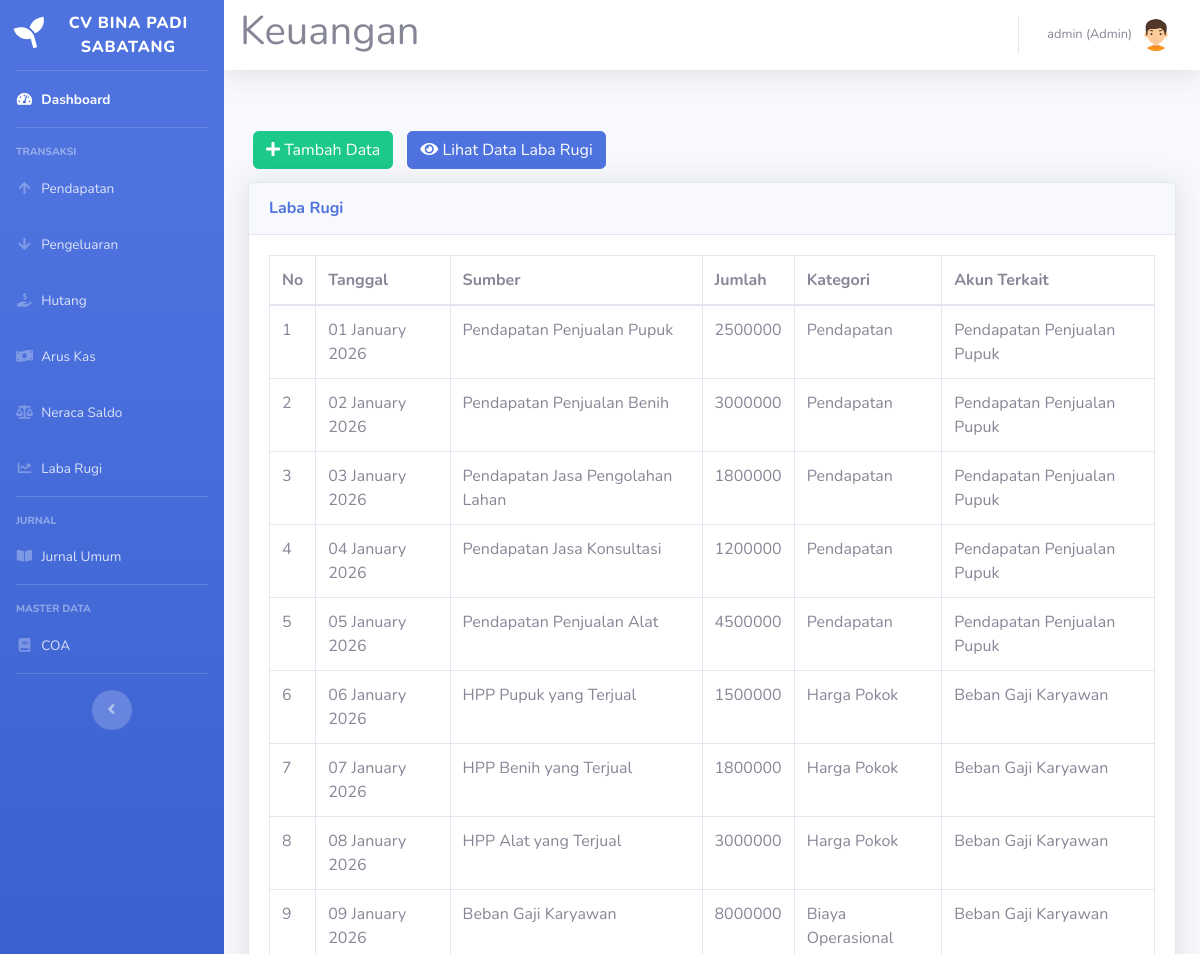
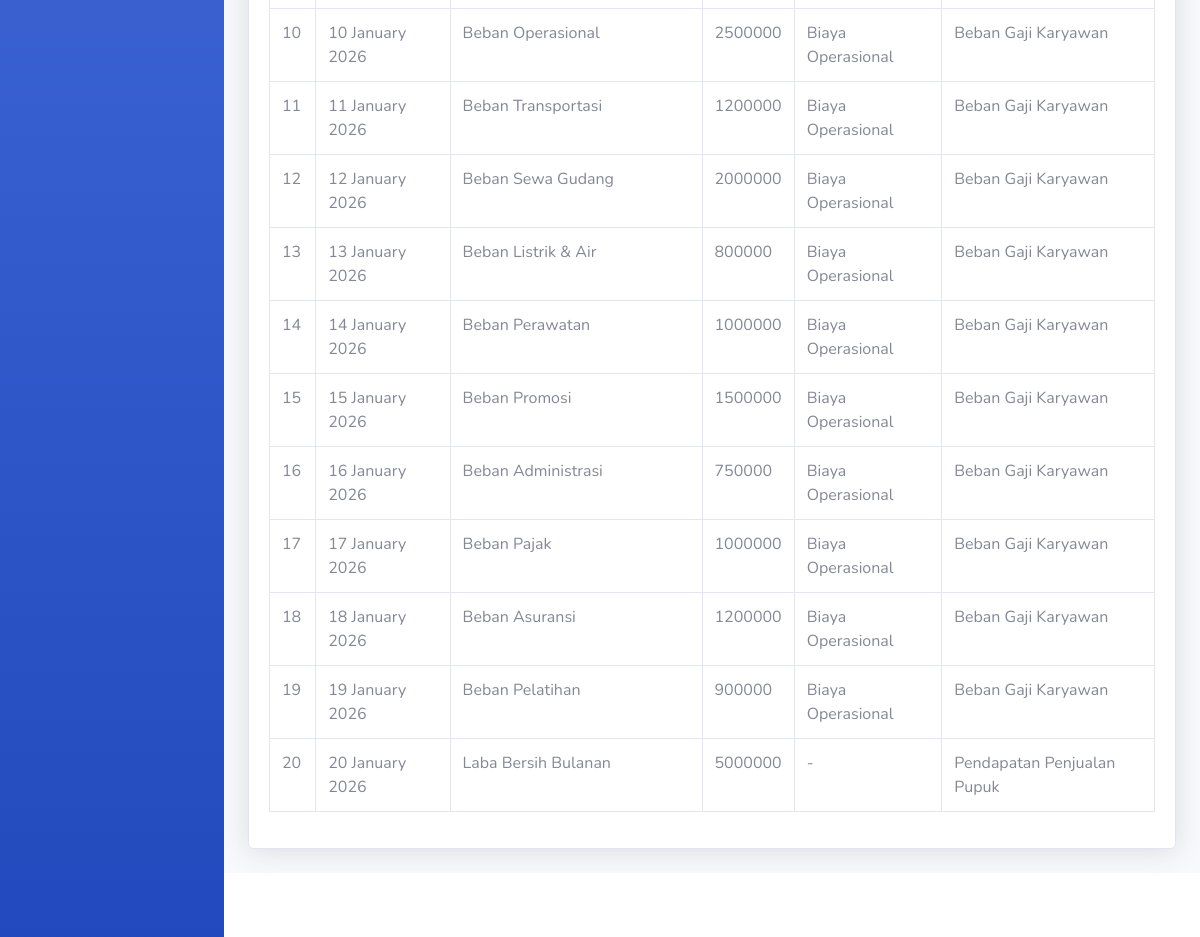
The app's page /laba-rugi.php (signed in) with its own data (2 pictures, top to bottom).
### tables this page shows
CREATE TABLE `laba_rugi` (
  `id_laba_rugi` int(11) NOT NULL,
  `tanggal` date DEFAULT NULL,
  `sumber` varchar(100) DEFAULT NULL,
  `jumlah` int(30) DEFAULT NULL,
  `status` int(11) DEFAULT NULL,
  `id_akun` int(11) DEFAULT NULL
);

CREATE TABLE `chart_of_accounts` (
  `id_akun` int(11) NOT NULL,
  `nomor_akun` varchar(20) NOT NULL,
  `nama_akun` varchar(100) NOT NULL,
  `jenis_akun` enum('Asset','Kewajiban','Ekuitas','Pendapatan','Beban') NOT NULL,
  `saldo_normal` enum('Debit','Kredit') NOT NULL,
  `kategori_arus_kas` varchar(20) DEFAULT NULL COMMENT 'Operasional/Investasi/Pendanaan',
  `is_active` tinyint(1) DEFAULT 1,
  `created_at` timestamp NOT NULL DEFAULT current_timestamp()
);

### laba-rugi.php (the view, shortened to what this page needs)
<!DOCTYPE html>
<html lang="en">
<head>
    <link href="vendor/fontawesome-free/css/all.min.css" rel="stylesheet" type="text/css">
    <link href="css/sb-admin-2.min.css" rel="stylesheet">
</head>
<body id="page-top">
    <?php
    require('sidebar.php');
    ?>
    <div id="content">
        <?php require('navbar.php'); ?>
        <div class="container-fluid">
            <div class="row">
            </div>
            <div class="row">
                <div class="col-12">
                    <div class="py-2">
                        <a href="laba-rugi-tambah.php" class="btn btn-success" style="margin:5px"><i class="fa fa-plus"></i> Tambah Data</a>
                        <a href="laba-rugi-lihat.php" class="btn btn-primary" style="margin:5px"><i class="fa fa-eye"></i> Lihat Data Laba Rugi</a>
                    </div>
                    <div class="card shadow mb-4">
                        <div class="card-header py-3">
                            <h6 class="m-0 font-weight-bold text-primary">Laba Rugi</h6>
                        </div>
                        <div class="card-body">
                            <div class="table-responsive">
                                <table class="table table-bordered" id="dataTable" width="100%" cellspacing="0">
                                    <thead>
                                        <tr>
                                            <th>No</th>
                                            <th>Tanggal</th>
                                            <th>Sumber</th>
                                            <th>Jumlah</th>
                                            <th>Kategori</th>
                                            <th>Akun Terkait</th>
                                        </tr>
                                    </thead>
                                    <tbody>
                                        <?php
                                        include('koneksi.php');
                                        $query = "SELECT lr.*, coa.nama_akun FROM laba_rugi lr LEFT JOIN chart_of_accounts coa ON lr.id_akun = coa.id_akun";
                                        $result = mysqli_query($koneksi, $query);
                                        $no = 1;
                                        if ($result) {
                                            while ($row = mysqli_fetch_assoc($result)) {
                                                echo "<tr>";
                                                echo "<td>" . $no++ . "</td>";
                                                echo "<td>" . date('d F Y', strtotime($row["tanggal"])) . "</td>";
                                                echo "<td>" . $row['sumber'] . "</td>";
                                                echo "<td>" . $row['jumlah'] . "</td>";
                                                echo "<td>";
                                                switch ($row['status']) {
                                                    case 1:
                                                        echo "Pendapatan";
                                                        break;
                                                    case 2:
                                                        echo "Harga Pokok";
                                                        break;
                                                    case 3:
                                                        echo "Biaya Operasional";
                                                        break;
                                                    default:
                                                        echo "-";
                                                        break;
                                                }
                                                echo "</td>";
                                                echo "<td>" . ($row['nama_akun'] ?? 'Tidak terkait') . "</td>";
                                                echo "</tr>";
                                            }
                                        } else {
                                            echo "<tr><td colspan='5'>Tidak ada data</td></tr>";
                                        }
                                        ?>
                                    </tbody>
                                </table>
                            </div>
                        </div>
                    </div>
                </div>
            </div>
        </div>
        <?php require 'footer.php' ?>
    </div>
    </div>
</body>
</html>

### records on screen
laba_rugi: tanggal "01 January 2026", sumber "Pendapatan Penjualan Pupuk", jumlah "2500000", status "Pendapatan", id_akun.nama_akun "Pendapatan Penjualan Pupuk"
laba_rugi: tanggal "02 January 2026", sumber "Pendapatan Penjualan Benih", jumlah "3000000", status "Pendapatan", id_akun.nama_akun "Pendapatan Penjualan Pupuk"
laba_rugi: tanggal "03 January 2026", sumber "Pendapatan Jasa Pengolahan Lahan", jumlah "1800000", status "Pendapatan", id_akun.nama_akun "Pendapatan Penjualan Pupuk"
laba_rugi: tanggal "04 January 2026", sumber "Pendapatan Jasa Konsultasi", jumlah "1200000", status "Pendapatan", id_akun.nama_akun "Pendapatan Penjualan Pupuk"
laba_rugi: tanggal "05 January 2026", sumber "Pendapatan Penjualan Alat", jumlah "4500000", status "Pendapatan", id_akun.nama_akun "Pendapatan Penjualan Pupuk"
laba_rugi: tanggal "06 January 2026", sumber "HPP Pupuk yang Terjual", jumlah "1500000", status "Harga Pokok", id_akun.nama_akun "Beban Gaji Karyawan"
laba_rugi: tanggal "07 January 2026", sumber "HPP Benih yang Terjual", jumlah "1800000", status "Harga Pokok", id_akun.nama_akun "Beban Gaji Karyawan"
laba_rugi: tanggal "08 January 2026", sumber "HPP Alat yang Terjual", jumlah "3000000", status "Harga Pokok", id_akun.nama_akun "Beban Gaji Karyawan"
laba_rugi: tanggal "09 January 2026", sumber "Beban Gaji Karyawan", jumlah "8000000", status "Biaya Operasional", id_akun.nama_akun "Beban Gaji Karyawan"
laba_rugi: tanggal "10 January 2026", sumber "Beban Operasional", jumlah "2500000", status "Biaya Operasional", id_akun.nama_akun "Beban Gaji Karyawan"
laba_rugi: tanggal "11 January 2026", sumber "Beban Transportasi", jumlah "1200000", status "Biaya Operasional", id_akun.nama_akun "Beban Gaji Karyawan"
laba_rugi: tanggal "12 January 2026", sumber "Beban Sewa Gudang", jumlah "2000000", status "Biaya Operasional", id_akun.nama_akun "Beban Gaji Karyawan"
laba_rugi: tanggal "13 January 2026", sumber "Beban Listrik & Air", jumlah "800000", status "Biaya Operasional", id_akun.nama_akun "Beban Gaji Karyawan"
laba_rugi: tanggal "14 January 2026", sumber "Beban Perawatan", jumlah "1000000", status "Biaya Operasional", id_akun.nama_akun "Beban Gaji Karyawan"
laba_rugi: tanggal "15 January 2026", sumber "Beban Promosi", jumlah "1500000", status "Biaya Operasional", id_akun.nama_akun "Beban Gaji Karyawan"
laba_rugi: tanggal "16 January 2026", sumber "Beban Administrasi", jumlah "750000", status "Biaya Operasional", id_akun.nama_akun "Beban Gaji Karyawan"
laba_rugi: tanggal "17 January 2026", sumber "Beban Pajak", jumlah "1000000", status "Biaya Operasional", id_akun.nama_akun "Beban Gaji Karyawan"
laba_rugi: tanggal "18 January 2026", sumber "Beban Asuransi", jumlah "1200000", status "Biaya Operasional", id_akun.nama_akun "Beban Gaji Karyawan"
laba_rugi: tanggal "19 January 2026", sumber "Beban Pelatihan", jumlah "900000", status "Biaya Operasional", id_akun.nama_akun "Beban Gaji Karyawan"
laba_rugi: tanggal "20 January 2026", sumber "Laba Bersih Bulanan", jumlah "5000000", id_akun.nama_akun "Pendapatan Penjualan Pupuk"

### other values on screen
$_SESSION['nama'] "admin"
$_SESSION['level'] "Admin"
